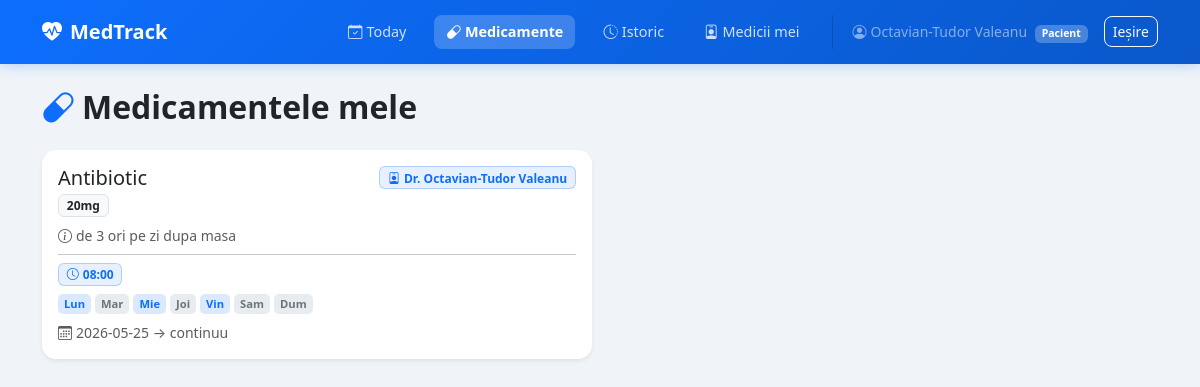
/patient/medications (signed in), run on the app's committed database.
### tables this page shows
CREATE TABLE schedules (
            id INTEGER PRIMARY KEY AUTOINCREMENT,
            medication_id INTEGER NOT NULL,
            patient_id INTEGER NOT NULL,
            days_of_week TEXT NOT NULL,
            times TEXT NOT NULL,
            start_date TEXT NOT NULL,
            end_date TEXT
        );

CREATE TABLE medications (
            id INTEGER PRIMARY KEY AUTOINCREMENT,
            patient_id INTEGER NOT NULL,
            prescribed_by INTEGER,
            name TEXT NOT NULL,
            dosage TEXT,
            instructions TEXT,
            dispensed INTEGER DEFAULT 0,
            dispensed_at TEXT
        );

### app.py (the view)
@app.route('/patient/medications')
@login_required(role='patient')
def patient_medications():
    db = get_db()
    meds = db.execute('''
        SELECT m.id, m.name, m.dosage, m.instructions,
               u.name as doctor_name,
               s.id as schedule_id, s.days_of_week, s.times, s.start_date, s.end_date
        FROM medications m
        LEFT JOIN users u ON m.prescribed_by = u.id
        LEFT JOIN schedules s ON s.medication_id = m.id
        WHERE m.patient_id=?
        GROUP BY m.id
        ORDER BY m.id DESC
    ''', (session['user_id'],)).fetchall()
    db.close()
    return render_template('patient/medications.html', medications=meds,
                           today=date.today().isoformat())

### app.py (called while the page is built)
def get_db():
    conn = sqlite3.connect(DATABASE)
    conn.row_factory = sqlite3.Row
    return conn

def login_required(role=None):
    def decorator(f):
        @wraps(f)
        def decorated(*args, **kwargs):
            if 'user_id' not in session:
                return redirect(url_for('login'))
            if role and session.get('role') != role:
                flash('Acces neautorizat.', 'danger')
                return redirect(url_for('login'))
            return f(*args, **kwargs)
        return decorated
    return decorator

### templates/patient/medications.html (shortened to what this page needs)
{% extends 'base.html' %}
{% block content %}
<h2 class="fw-bold mb-4"><i class="bi bi-capsule text-primary me-2"></i>Medicamentele mele</h2>
{% set day_names = ['Lun', 'Mar', 'Mie', 'Joi', 'Vin', 'Sam', 'Dum'] %}
{% if medications %}
<div class="row g-3">
    {% for med in medications %}
    <div class="col-md-6">
        <div class="card border-0 shadow-sm h-100">
            <div class="card-body">
                <div class="d-flex justify-content-between align-items-start mb-2">
                    <div>
                        <h5 class="mb-0">{{ med.name }}</h5>
                        {% if med.dosage %}<span class="badge bg-light text-dark border mt-1">{{ med.dosage }}</span>{% endif %}
                    </div>
                    <span class="badge bg-primary bg-opacity-10 text-primary border border-primary border-opacity-25">
                        <i class="bi bi-person-badge me-1"></i>Dr. {{ med.doctor_name or 'necunoscut' }}
                    </span>
                </div>
                {% if med.instructions %}
                    <p class="text-muted small mb-2"><i class="bi bi-info-circle me-1"></i>{{ med.instructions }}</p>
                {% endif %}
                {% if med.times %}
                <hr class="my-2">
                <div class="d-flex flex-wrap gap-1 mb-2">
                    {% for t in med.times.split(',') %}
                        <span class="badge bg-primary bg-opacity-10 text-primary border border-primary border-opacity-25">
                            <i class="bi bi-clock me-1"></i>{{ t.strip() }}
                        </span>
                    {% endfor %}
                </div>
                {% if med.days_of_week %}
                <div class="d-flex gap-1">
                    {% set active_days = med.days_of_week.split(',') %}
                    {% for i in range(7) %}
                        <span class="day-pill {% if i|string in active_days %}active{% endif %}">{{ day_names[i] }}</span>
                    {% endfor %}
                </div>
                {% endif %}
                <small class="text-muted d-block mt-2">
                    <i class="bi bi-calendar3 me-1"></i>{{ med.start_date }}
                    {% if med.end_date %} → {{ med.end_date }}{% else %} → continuu{% endif %}
                </small>
                {% else %}
                <span class="badge bg-warning text-dark mt-2">
                    <i class="bi bi-exclamation-triangle me-1"></i>Fără program setat
                </span>
                {% endif %}
            </div>
        </div>
    </div>
    {% endfor %}
</div>
{% else %}
<div class="empty-state text-center py-5">
    <i class="bi bi-capsule text-muted" style="font-size: 3.5rem;"></i>
    <h4 class="mt-3">Niciun medicament prescris</h4>
    <p class="text-muted">Medicul tău va adăuga medicamentele direct din contul lui MedTrack.</p>
</div>
{% endif %}
{% endblock %}

### static/style.css (style rules this page uses)
body { background-color: #f0f4f8; font-family: 'Segoe UI', system-ui, -apple-system, sans-serif; }
.card { border-radius: 14px; }
.day-pill { display: inline-block; padding: 2px 6px; border-radius: 5px; font-size: 0.7rem; font-weight: 600; background: #e9ecef; color: #6c757d; }
.day-pill.active { background: rgba(13,110,253,0.15); color: #0d6efd; }

### data on the page
schedules: name "Antibiotic", dosage "20mg", doctor_name "Octavian-Tudor Valeanu", instructions "de 3 ori pe zi dupa masa", strip "08:00", day_names "Lun" "Mar" "Mie" "Joi" "Vin" "Sam" "Dum", start_date "2026-05-25"

### other printed values
{{ session.name }} "Octavian-Tudor Valeanu"
